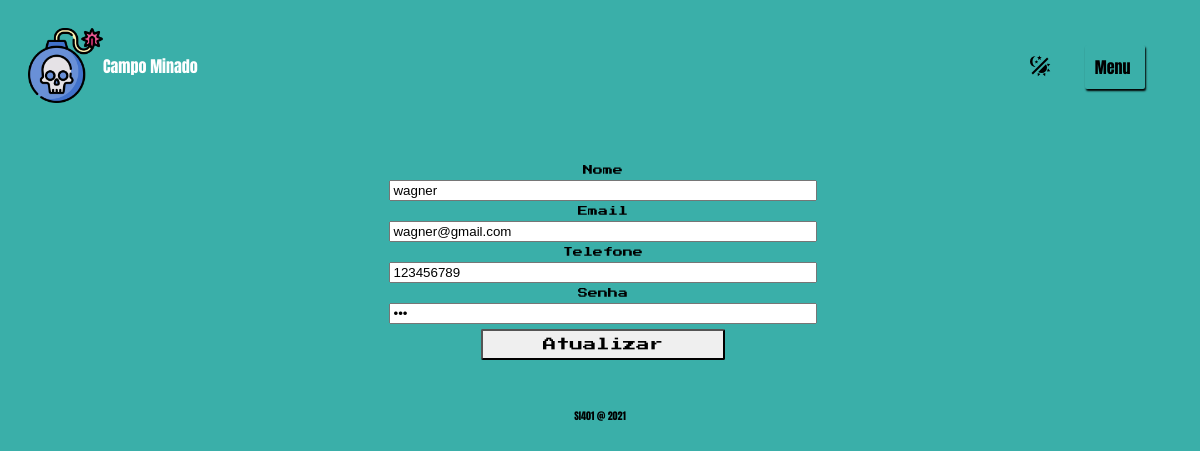
Screenshot of /html/profile.php (signed in) with the database file from the repository.
### tables this page shows
create table usuarios (
    id int not null auto_increment,
    username varchar(50) not null,
    senha varchar(255) not null,
    dataNascimento date not null,
    nome varchar(255) not null,
    email varchar(255) not null,
    telefone varchar(255) not null,
    cpf varchar(255) not null,
    primary key (id));

### html/DataSource.php (called while the page is built, shortened)
<?php
class DataSource{
    private $connection;
    public function __construct(){
        $this->connection = new mysqli(self::HOST, self::USERNAME, self::PASSWORD, self::DATABASENAME);
    }
    public function getUser($id){
        $user = $this->connection->query("select * from usuarios where id = ".$id."");
        return mysqli_fetch_row($user);
    }
}
?>

### html/profile.php (the view, shortened to what this page needs)
<?php
    require_once 'DataSource.php';
?>
<!DOCTYPE html>
<html lang="en">
    <head>
        <link rel="stylesheet" href="../css/index.css">
    </head>
    <body onload="defineTheme()">
        <header>
            <div>
                <img class="bomb" src="../images/bombear.png" alt="bomba" />
                <span class="logo">Campo Minado</span>
            </div>
            <div class="div-change-theme">
                <div class="btn" onclick="changeTheme()">
                    <img class="change-theme" src="../images/theme_light_dark_icon.svg" alt="Trocar o Theme" />
                </div>
            </div>
            <div class="dropdown">
                <div class="dropbtn">Menu</div>
            </div>
        </header>
        <section>
            <h1>&nbsp;</h1>
            <form class = "cadastroForm" method = "POST">
            <?php
                        require_once 'DataSource.php';
                        $conn = new DataSource();
                        $user = $conn->getUser($_COOKIE["userId"]);
                        echo "<label> Nome </label>";
                        echo "<input type=\"text\"  class = \"register\" name = \"name\" value=\"" . $user[4] . "\" />";
                        echo "<label> Email    </label>";
                        echo "<input type=\"email\" name=\"email\" class = \"register\" value=\"" . $user[5] . "\" />";
                        echo "<label> Telefone </label>";
                        echo "<input type=\"text\" maxlength=\"15\" class = \"register\" name = \"phone\" pattern=\"\([0-9]{2}\)[0-9]{4,6}-[0-9]{3,4}$\" value=\"" . $user[6] . "\" />";
                        echo "<label> Senha </label>";
                        echo "<input type=\"password\" class = \"register\" name=\"password\" value=\"" . $user[2]. "\" />";
                    ?>
                <input class = "btnLgn" type = "submit" value = "Atualizar">
            </form>
        </section>
        <footer>
            <p>SI401 @ 2021</p>
        </footer>
    </body>
</html>

### css/index.css (style rules this page uses)
input, select { width: 10%; margin: 5px; }
body { background-color: #3AAFA9; }
.btn { padding: 1%; margin: auto; margin-top: 2px; display: inline; border-radius: 2px; cursor: pointer; font-family: 'Press Start 2P', cursive; }
.btnLgn { padding: 1%; margin: auto; margin-bottom: 7px; display: inline; border-radius: 2px; cursor: pointer; font-family: 'Press Start 2P', cursive; }
.cadastroForm { margin: auto; display: flex; flex-direction: column; align-items: center; justify-content: center; width: 60%; padding: 1%; border-radius: 5px; font-size: 10px; font-family: 'Press Start 2P', cursive; margin-top: 10px; }
header { display: flex; flex-direction:row; padding: 20px; border-radius: 5px; align-items: center; }
header div { display: flex; flex-direction:row; align-items: center; width: 80%; }
header div img.bomb { width: 75px; }
header div span.logo { color:#ffffff; font-family: 'Anton', sans-serif; }
header div.div-change-theme { width: 10%; align-items: end; display: flex; align-content: end; flex-direction: column; }
header div.div-change-theme div.btn { width: 20px; text-align: end; align-items: end; display: flex; flex-direction: row; float: left; margin: 0; }
header div.dropdown { width: 10%; align-items: end; display: flex; align-content: end; flex-direction: column; }
header div.dropdown .dropbtn { padding: 10px; margin: auto; margin-top: 2px; display: inline; width: 40px; border-radius: 2px; box-shadow: 1px 2px 2px #000000; cursor: pointer; font-family: 'Anton', sans-serif; }
nav .btn, nav .btn-selected, header .btn { padding: 10px; margin: auto; display: inline; border-radius: 2px; cursor: pointer; }
section { margin-top: 10px; display: flex; flex-direction:row; padding: 10px; border-radius: 5px; align-items: center; }
footer { margin-top: 10px; display: flex; flex-direction:column; border-radius: 5px; align-items: center; }
footer p { font-size: 10px; font-family: 'Anton', sans-serif; }
.register { width: 60%; }
form.cadastroForm>input.btnLgn { width: 35%; }

### rows the page displays
usuarios: name "wagner", email "wagner@gmail.com", phone "123456789"
